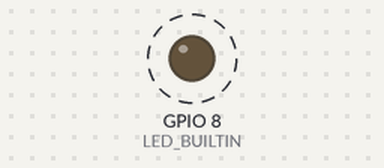
Recording of a sketch running on a simulated ESP32-C6. Parts: output pins drawn as LEDs (lit = HIGH). Dashed ring = blinking.

Above: at 0.5 s.
Timing chart, 0 to 4.6 s (numbered marks = the images above):
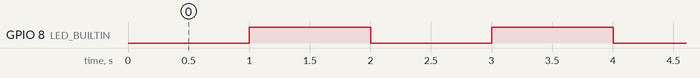

Measured:
- by itself, GPIO 8 (LED_BUILTIN): alternates HIGH for 1.0 s and LOW for 1.0 s

The sketch:

esp32c6-hp-lp-multicore.ino
```cpp
#include <Arduino.h>

TaskHandle_t onTask;
TaskHandle_t offTask;
SemaphoreHandle_t ledSemaphore;

#define LED_BUILTIN 8

void setup() {
   pinMode(LED_BUILTIN, OUTPUT);
   digitalWrite(LED_BUILTIN, HIGH);

   ledSemaphore = xSemaphoreCreateBinary();

   xTaskCreate(
       turnOnLED,      // Function to implement the task
       "OnTask",       // Name of the task
       2048,           // Stack size in words
       NULL,           // Task input parameter
       1,              // Priority of the task
       &onTask         // Task handle
   );

   xTaskCreate(
       turnOffLED,     // Function to implement the task
       "OffTask",      // Name of the task
       2048,           // Stack size in words
       NULL,           // Task input parameter
       1,              // Priority of the task
       &offTask        // Task handle
   );

   xSemaphoreGive(ledSemaphore);
}

void turnOnLED(void *parameter) {
   for(;;) {
       xSemaphoreTake(ledSemaphore, portMAX_DELAY);
       digitalWrite(LED_BUILTIN, LOW);
       vTaskDelay(pdMS_TO_TICKS(1000));
       xSemaphoreGive(ledSemaphore);
       vTaskDelay(pdMS_TO_TICKS(10));
   }
}

void turnOffLED(void *parameter) {
   for(;;) {
       xSemaphoreTake(ledSemaphore, portMAX_DELAY);
       digitalWrite(LED_BUILTIN, HIGH);
       vTaskDelay(pdMS_TO_TICKS(1000));
       xSemaphoreGive(ledSemaphore);
       vTaskDelay(pdMS_TO_TICKS(10));
   }
}

void loop() {
   vTaskDelay(pdMS_TO_TICKS(1000));
}
```
